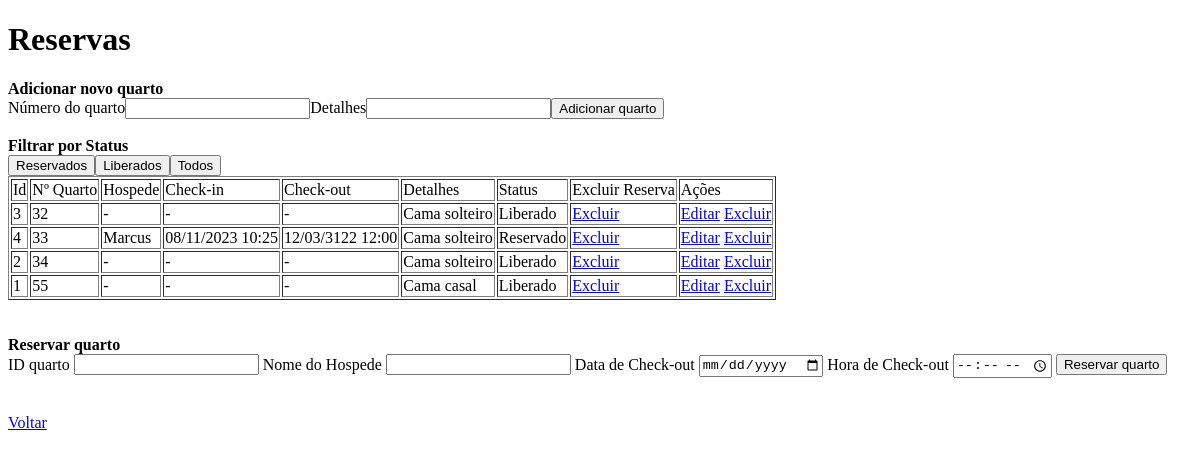
Page /reservas (signed in) on the earlier database version.
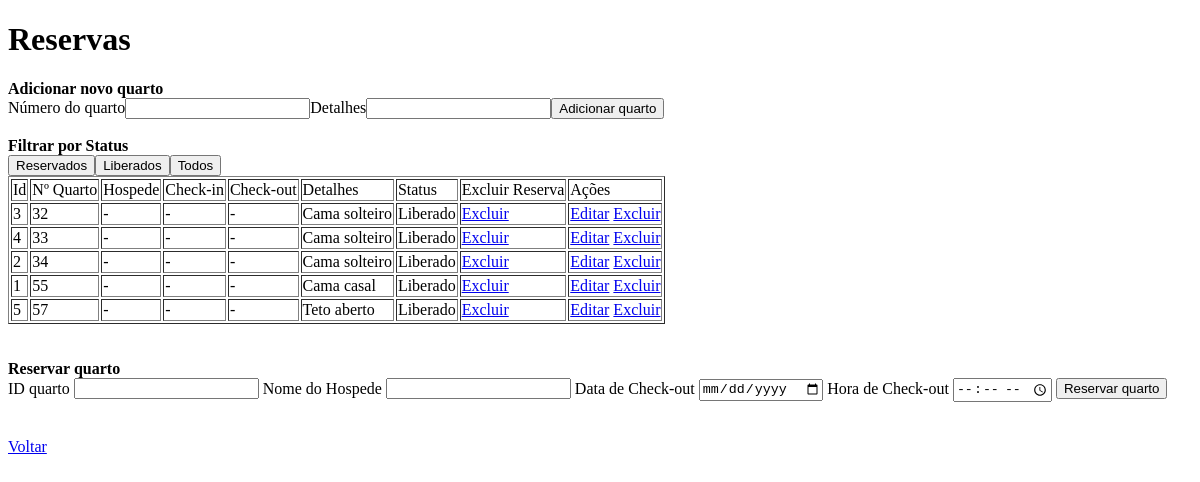
Same page on the later database version.
### hms_softforge/models.py (models this page shows)
class Quarto(database.Model):
    id = database.Column(database.Integer, primary_key=True)
    quarto = database.Column(database.Integer, nullable=False, unique=True)
    hospede = database.Column(database.String)
    check_in = database.Column(database.DateTime)
    check_out = database.Column(database.DateTime)
    detalhes = database.Column(database.String)
    status = database.Column(database.Boolean, nullable=False, default=False)

### hms_softforge/routes.py (the view)
@app.route("/reservas", methods=["GET", "POST", "PATCH"])
@login_required
def reservas():
    form_quarto = FormCriarQuarto()
    form_reserva = FormReservarQuarto()
    tabela_quartos = Quarto.query.order_by(Quarto.quarto).all()
    return render_template("reservas.html", form_quarto=form_quarto, form_reserva=form_reserva, tabela_quartos=tabela_quartos)

### hms_softforge/forms.py
class FormCriarQuarto(FlaskForm):
    quarto = IntegerField("Número do quarto", validators=[DataRequired()])
    detalhes = StringField("Detalhes")
    botao_confirmacao = SubmitField("Adicionar quarto")

class FormReservarQuarto(FlaskForm):
    id = IntegerField("ID quarto", validators=[DataRequired()])
    hospede = StringField("Nome do Hospede", validators=[DataRequired()])
    check_out = DateField("Data de Check-out", validators=[DataRequired()])
    check_out_time = TimeField("Hora de Check-out", validators=[DataRequired()])
    botao_confirmacao = SubmitField("Reservar quarto")

### hms_softforge/models.py (called while the page is built)
@login_manager.user_loader
def load_usuario(id_usuario):
    return Usuario.query.get(int(id_usuario))

### hms_softforge/templates/reservas.html (shortened to what this page needs)
<!DOCTYPE html>
<html lang="en">
<head>
</head>
<body>
    <h1>Reservas</h1>
    <table border="1">
        <form method="POST" action="{{ url_for('criar_quarto') }}">
            <strong>Adicionar novo quarto</strong>
            <br>
            {{ form_quarto.quarto.label() }}
            {{ form_quarto.quarto() }}
            {{ form_quarto.detalhes.label() }}
            {{ form_quarto.detalhes() }}
            {{ form_quarto.botao_confirmacao }}
        </form>
        <br><br>
        <form method="POST" action="{{ url_for('filtrar_quartos') }}">
            <strong>Filtrar por Status</strong>
            <br>
            <button type="submit" name="status" value="reservado">Reservados</button>
            <button type="submit" name="status" value="liberado">Liberados</button>
            <button type="submit" name="status" value="reservas">Todos</button>
        </form>
        <tr>
            <td>Id</td>
            <td>Nº Quarto</td>
            <td>Hospede</td>
            <td>Check-in</td>
            <td>Check-out</td>
            <td>Detalhes</td>
            <td>Status</td>
            <td>Excluir Reserva</td>
            <td>Ações</td>
        </tr>
        {% for quarto in tabela_quartos %}
            <tr>
                <td>{{ quarto.id }}</td>
                <td>{{ quarto.quarto }}</td>
                <td>{{ quarto.hospede or "-" }}</td>
                <td>{{ quarto.check_in.strftime("%d/%m/%Y %H:%M") if quarto.check_in else "-" }}</td>
                <td>{{ quarto.check_out.strftime("%d/%m/%Y %H:%M") if quarto.check_out else "-" }}</td>
                <td>{{ quarto.detalhes }}</td>
                <td>{{ "Reservado" if quarto.status else "Liberado" }}</td>
                <td><a href="{{ url_for('excluir_info', quarto_id=quarto.id) }}">Excluir</a></td>
                <td>
                    <a href="{{ url_for('editar_quarto', quarto_id=quarto.id) }}">Editar</a>
                    <a href="{{ url_for('excluir_quarto', quarto_id=quarto.id) }}">Excluir</a>
                </td>
            </tr>
        {% endfor %}
    </table>
    <br><br>
    <form method="POST" action="{{ url_for('reservar_quarto') }}">
        <strong>Reservar quarto</strong>
        <br>
        {{ form_reserva.id.label }}
        {{ form_reserva.id }}
        {{ form_reserva.hospede.label }}
        {{ form_reserva.hospede }}
        {{ form_reserva.check_out.label }}
        {{ form_reserva.check_out }}
        {{ form_reserva.check_out_time.label }}
        {{ form_reserva.check_out_time }}
        {{ form_reserva.botao_confirmacao }}
    </form>
    <br><br>
    <a href="home">Voltar</a>
</body>
</html>

Differences in the rows shown:
changed Quarto id 4: hospede "Marcus" → "-"; check_in "08/11/2023 10:25" → "-"; check_out "12/03/3122 12:00" → "-"; status "Reservado" → "Liberado"
added Quarto: id "5", quarto "57", hospede "-", check_in "-", check_out "-", detalhes "Teto aberto", status "Liberado"
